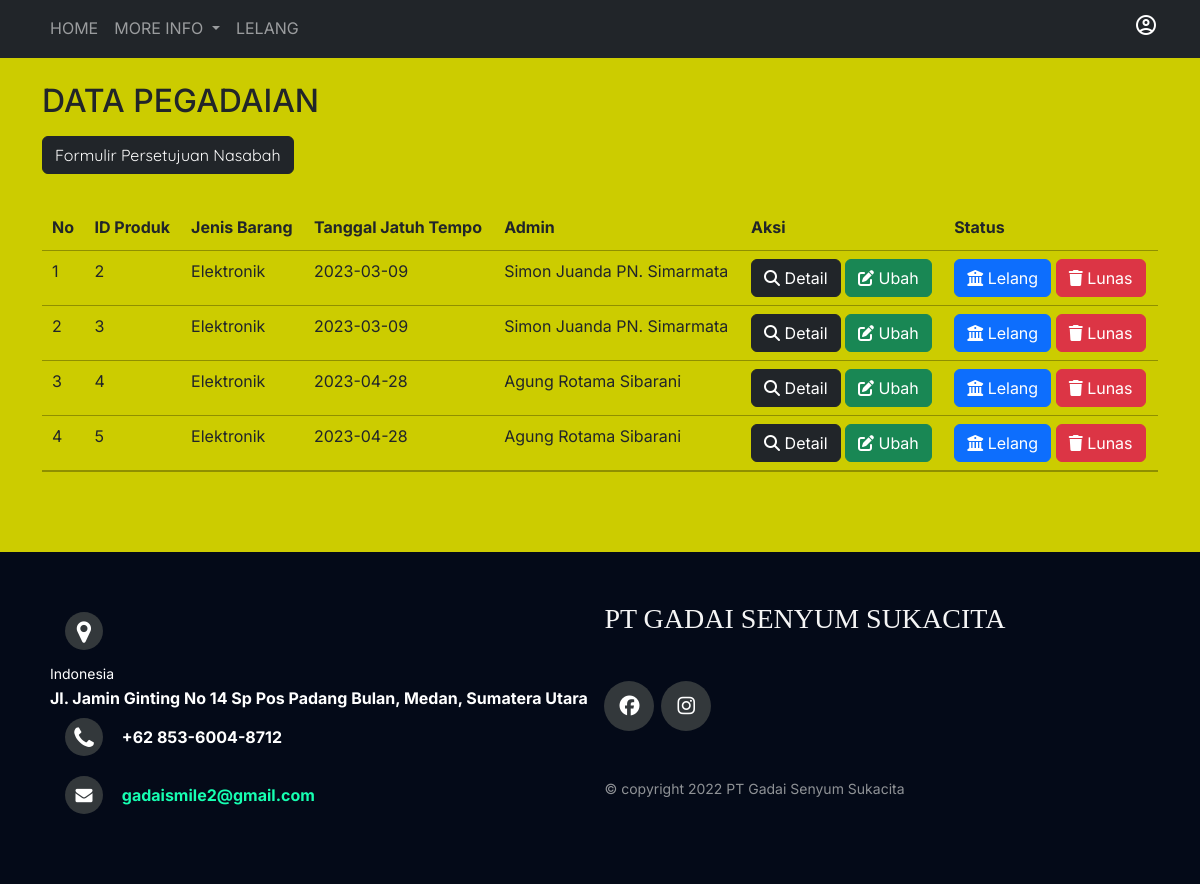
The app's page /script1/data-gadai.php with its own data.
### tables this page shows
CREATE TABLE `transaksi` (
  `no_kwitansi` int(5) NOT NULL,
  `jlh_pinjaman` int(8) NOT NULL,
  `tgl_jatuh_tempo` date NOT NULL,
  `id_produk` int(8) NOT NULL,
  `id_pegawai` int(8) NOT NULL
);

CREATE TABLE `barang` (
  `id_produk` int(8) NOT NULL,
  `rincian_barang` varchar(100) NOT NULL,
  `jenis_barang` enum('Kendaraan','Elektronik') NOT NULL,
  `taksiran` int(8) NOT NULL,
  `label_barang` enum('Gadai','Lelang') NOT NULL
);

CREATE TABLE `detail_data_karyawan` (
  `nama` varchar(50) NOT NULL,
  `password` varchar(50) NOT NULL,
  `nik` varchar(16) NOT NULL,
  `alamat` varchar(200) NOT NULL,
  `jenis_kelamin` enum('Laki-laki','Perempuan') NOT NULL
);

### script1/config/function.php (called while the page is built, shortened)
<?php
include 'koneksi.php';
function select($query)
{
    global $db;
    $result = mysqli_query($db, $query);
    $rows = [];
    while ($row = mysqli_fetch_assoc($result)) {
        $rows[] = $row;
    }
    return $rows;
}
?>

### script1/data-gadai.php (the view, shortened to what this page needs)
<?php
include 'layout/header.php';
include 'config/function.php';
$data_barang = select("SELECT * FROM transaksi AS t INNER JOIN
                 barang AS b ON b.id_produk = t.id_produk INNER JOIN
                 karyawan AS k ON t.id_pegawai = k.id_pegawai INNER JOIN
                 detail_data_karyawan AS d ON k.nik = d.nik WHERE b.label_barang ='Gadai'");
?>
<div class="container mt-4">
    <h2>DATA PEGADAIAN</h2>
    <div>
        <a href="form-barang.php">
            <button type="button" class="btn btn-dark mt-2 mb-4"
            style="float: left; font-family: 'Quicksand';">Formulir Persetujuan Nasabah</button>
        </a>
        <br><br><br>
    </div>
    <table class="table table-hover" id="tabel-data">
        <thead>
            <tr>
                <th>No</th>
                <th>ID Produk</th>
                <th>Jenis Barang</th>
                <th>Tanggal Jatuh Tempo</th>
                <th>Admin</th>
                <th>Aksi</th>
                <th>Status</th>
            </tr>
        </thead>
        <tbody>
            <?php $no = 1; ?>
            <?php foreach($data_barang as $barang)  : ?>
            <tr>
                <td><?= $no++; ?></td>
                <td><?= $barang['id_produk']; ?></td>
                <td><?= $barang['jenis_barang']; ?></td>
                <td><?= $barang['tgl_jatuh_tempo']; ?></td>
                <td><?= $barang['nama']; ?></td>
                <td >
                    <a href="detail-data.php?id_produk=<?= $barang['id_produk'];?>" class="btn btn-dark">
                        <i class="fa-solid fa-magnifying-glass"></i> Detail
                    </a>
                    <a href="ubah-data.php?id_produk=<?= $barang['id_produk'];?>" class="btn btn-success">
                        <i class="fa-solid fa-pen-to-square"></i> Ubah
                    </a>
                </td>
                <td >
                    <a href="ubah-barang.php?id_produk=<?= $barang['id_produk'];?>" class="btn btn-primary">
                        <i class="fa-solid fa-bank"></i> Lelang
                    </a>
                    <a href="hapus-data.php?id_produk=<?= $barang['id_produk'];?>" class="btn btn-danger"
                        onclick="return confirm('Apakah ingin menghapus data ini?');">
                        <i class="fa-solid fa-trash"></i> Lunas
                    </a>
                </td>
            </tr>
            <?php endforeach; ?>
        </tbody>
    </table>
</div>
<?php
include 'layout/footer.php'
?>

### script1/layout/header.php (shortened to what this page needs)
<!doctype html>
<html>
   <head>
    <link rel="stylesheet" href="./css/stylesheet.css">
    <link href="https://cdn.jsdelivr.net/npm/bootstrap@5.2.3/dist/css/bootstrap.min.css" rel="stylesheet">
    <link rel="stylesheet" href="https://cdn.datatables.net/1.13.1/css/jquery.dataTables.min.css">
  </head>
  <body>
    <div class="header">
        <nav class="navbar navbar-expand-lg navbar-dark bg-dark">
            <div class="container">
                <div class="collapse navbar-collapse" id="navbarNav">
                <ul class="navbar-nav">
                    <li class="nav-item">
                        <a class="nav-link" href="home.php">HOME</a>
                    </li>
                    <li class="nav-item dropdown">
                        <a class="nav-link dropdown-toggle" href="#" role="button" data-bs-toggle="dropdown" aria-expanded="false">
                        MORE INFO
                        </a>
                    </li>
                    <li class="nav-item">
                        <a class="nav-link" href="data-lelang.php">LELANG</a>
                    </li>
                </ul>
                </div>
                    <?php if (!isset($_SESSION['status_login'])) : ?>
                    <a class="nav-link" href="login.php">
                        <span class="material-symbols-outlined ms-auto" style="color: white">
                            account_circle
                        </span>
                    </a>
                    <?php endif; ?>
            </div>
        </nav>
    </div>

### script1/layout/footer.php (shortened to what this page needs)
    <link rel="stylesheet" href="https://cdnjs.cloudflare.com/ajax/libs/font-awesome/4.7.0/css/font-awesome.min.css">
</head>
<body>
    <footer class="footer">
        <div class="footer-left">
            <div>
                <i class="fa fa-map-marker"></i>
                <p><span>Indonesia</span> Jl. Jamin Ginting No 14 Sp Pos Padang Bulan, Medan, Sumatera Utara</p>
            </div>
            <div>
                <i class="fa fa-phone"></i>
                <p>+62 853-6004-8712</p>
            </div>
            <div>
                <i class="fa fa-envelope"></i>
                <p><a href="mailto:gadaismile2@gmail.com">gadaismile2@gmail.com</a></p>
            </div>
        </div>
        <div class="footer-center">
            <h3>PT GADAI SENYUM SUKACITA</h3>
            <div class="footer-media">
                <a href="https://www.facebook.com/profile.php?id=100063725869003"><i class="fa fa-facebook"></i></a>
                <a href="https://www.instagram.com/gadaisenyumsukacita1/?hl=en"><i class="fa fa-instagram"></i></a>
            </div>
            <p class="footer-copyright">&copy; copyright 2022 PT Gadai Senyum Sukacita</p>
        </div>
    </footer>
<?php
include 'script.php';
?>

### script1/layout/script.php (shortened to what this page needs)
</body>
</html>

### script1/css/stylesheet.css (style rules this page uses)
* { font-family: 'Inter'; }
::placeholder { font-family: 'Poppins'; }

### script1/data-gadai.php (style rules this page uses)
body { background-color: #cc0; }

### script1/layout/footer.php (style rules this page uses)
* { padding: 0; margin: 0; }
body { font: 16px/1.6 arial, sans-serif; }
footer { position: fixed; bottom: 0; }
.footer { background-color: #040a18; box-sizing: border-box; width: 100%; text-align: left; font: bold 16px sans-serif; padding: 50px 50px 60px 50px; margin-top: 80px; }
.footer .footer-left, .footer .footer-center { display: inline-block; vertical-align: top; }
.footer .footer-center { width: 40%; }
.footer h3 { color: #f5f5f5; margin: 0; padding-bottom: 20px; font-family: Georgia, 'Time New Roman', Times, serif; }
.footer .footer-copyright { color: #8f9296; font-size: 14px; font-weight: normal; margin: 0; padding-top: 10%; }
.footer .footer-left { width: 50%; }
.footer .footer-left i { background-color: #33383b; color: #ffffff; font-size: 25px; width: 38px; height: 38px; border-radius: 50%; text-align: center; line-height: 42px; margin: 10px 15px; vertical-align: middle; }
.footer .footer-left i.fa-envelope { font-size: 17px; line-height: 38px; }
.footer .footer-left p { display: inline-block; color: #ffffff; vertical-align: middle; margin: 0px; }
.footer .footer-left p span { display: block; font-weight: normal; font-size: 14px; line-height: 2; }
.footer .footer-left p a { color: rgb(22, 255, 177); text-decoration: none; }
.footer .footer-media { margin-top: 25px; }
.footer .footer-media a { display: inline-block; width: 50px; height: 50px; cursor: pointer; background-color: #33383b; border-radius: 50%; font-size: 20px; color: #ffffff; text-align: center; line-height: 50px; margin-right: 3px; margin-bottom: 5px; }

### records on screen
transaksi: id_produk.id_produk "2", id_produk.jenis_barang "Elektronik", tgl_jatuh_tempo "2023-03-09", detail_data_karyawan.nama "Simon Juanda PN. Simarmata"
transaksi: id_produk.id_produk "3", id_produk.jenis_barang "Elektronik", tgl_jatuh_tempo "2023-03-09", detail_data_karyawan.nama "Simon Juanda PN. Simarmata"
transaksi: id_produk.id_produk "4", id_produk.jenis_barang "Elektronik", tgl_jatuh_tempo "2023-04-28", detail_data_karyawan.nama "Agung Rotama Sibarani"
transaksi: id_produk.id_produk "5", id_produk.jenis_barang "Elektronik", tgl_jatuh_tempo "2023-04-28", detail_data_karyawan.nama "Agung Rotama Sibarani"
